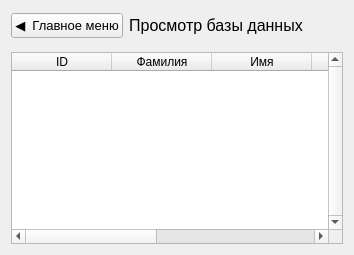
      <widget class="QWidget" name="menu03_page_view">
       <layout class="QVBoxLayout" name="verticalLayout_3">
        <item>
         <widget class="QWidget" name="menu03_header" native="true">
          <property name="minimumSize">
           <size>
            <width>0</width>
            <height>30</height>
           </size>
          </property>
          <property name="maximumSize">
           <size>
            <width>16777215</width>
            <height>30</height>
           </size>
          </property>
          <layout class="QHBoxLayout" name="_3" stretch="1,3,1">
           <property name="leftMargin">
            <number>0</number>
           </property>
           <property name="topMargin">
            <number>0</number>
           </property>
           <property name="rightMargin">
            <number>0</number>
           </property>
           <property name="bottomMargin">
            <number>0</number>
           </property>
           <item>
            <widget class="QPushButton" name="menu03_back">
             <property name="font">
              <font>
               <pointsize>10</pointsize>
              </font>
             </property>
             <property name="text">
              <string>◀  Главное меню</string>
             </property>
            </widget>
           </item>
           <item>
            <widget class="QLabel" name="menu03_label">
             <property name="minimumSize">
              <size>
               <width>0</width>
               <height>30</height>
              </size>
             </property>
             <property name="maximumSize">
              <size>
               <width>16777215</width>
               <height>30</height>
              </size>
             </property>
             <property name="text">
              <string>&lt;html&gt;&lt;head/&gt;&lt;body&gt;&lt;p align=&quot;center&quot;&gt;&lt;span style=&quot; font-size:12pt;&quot;&gt;Просмотр базы данных&lt;/span&gt;&lt;/p&gt;&lt;/body&gt;&lt;/html&gt;</string>
             </property>
            </widget>
           </item>
           <item>
            <spacer name="horizontalSpacer_3">
             <property name="orientation">
              <enum>Qt::Horizontal</enum>
             </property>
             <property name="sizeHint" stdset="0">
              <size>
               <width>40</width>
               <height>20</height>
              </size>
             </property>
            </spacer>
           </item>
          </layout>
         </widget>
        </item>
        <item>
         <spacer name="verticalSpacer_4">
          <property name="orientation">
           <enum>Qt::Vertical</enum>
          </property>
          <property name="sizeType">
           <enum>QSizePolicy::Fixed</enum>
          </property>
          <property name="sizeHint" stdset="0">
           <size>
            <width>20</width>
            <height>5</height>
           </size>
          </property>
         </spacer>
        </item>
        <item>
         <layout class="QVBoxLayout" name="menu03_container">
          <item>
           <widget class="QTableWidget" name="menu03_tableWidget">
            <property name="verticalScrollBarPolicy">
             <enum>Qt::ScrollBarAlwaysOn</enum>
            </property>
            <property name="editTriggers">
             <set>QAbstractItemView::NoEditTriggers</set>
            </property>
            <property name="tabKeyNavigation">
             <bool>false</bool>
            </property>
            <property name="showDropIndicator" stdset="0">
             <bool>false</bool>
            </property>
            <property name="selectionMode">
             <enum>QAbstractItemView::SingleSelection</enum>
            </property>
            <property name="verticalScrollMode">
             <enum>QAbstractItemView::ScrollPerPixel</enum>
            </property>
            <property name="horizontalScrollMode">
             <enum>QAbstractItemView::ScrollPerPixel</enum>
            </property>
            <property name="wordWrap">
             <bool>false</bool>
            </property>
            <property name="cornerButtonEnabled">
             <bool>false</bool>
            </property>
            <attribute name="horizontalHeaderMinimumSectionSize">
             <number>30</number>
            </attribute>
            <attribute name="verticalHeaderVisible">
             <bool>false</bool>
            </attribute>
            <column>
             <property name="text">
              <string>ID</string>
             </property>
            </column>
            <column>
             <property name="text">
              <string>Фамилия</string>
             </property>
            </column>
            <column>
             <property name="text">
              <string>Имя</string>
             </property>
            </column>
            <column>
             <property name="text">
              <string>Отчество</string>
             </property>
            </column>
            <column>
             <property name="text">
              <string>Номер телефона</string>
             </property>
            </column>
            <column>
             <property name="text">
              <string>E-mail</string>
             </property>
            </column>
            <column>
             <property name="text">
              <string>Логин</string>
             </property>
            </column>
           </widget>
          </item>
         </layout>
        </item>
       </layout>
      </widget>
